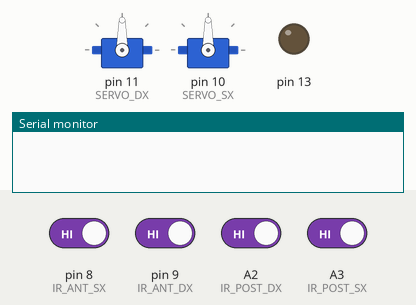
Recording of a sketch running on a simulated Arduino Uno, built with avr-gcc and run on an emulated ATmega328P. Parts: 2 × servo, output pins drawn as LEDs (lit = HIGH), the last lines printed to the serial monitor. Inputs (shaded band) come from the test bench; at power-on: A2 (IR_POST_DX), A3 (IR_POST_SX), pin 8 (IR_ANT_SX), pin 9 (IR_ANT_DX) HIGH.

Above: at 1.2 s.
1.3 s: pin 8 (IR_ANT_SX) driven LOW
At 3.0 s:
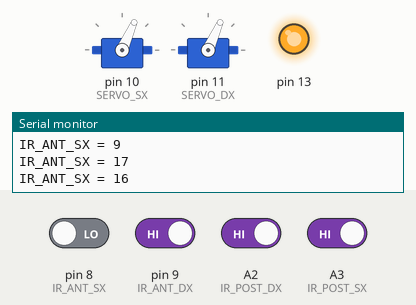
3.5 s: A2 (IR_POST_DX) driven LOW
At 4.9 s:
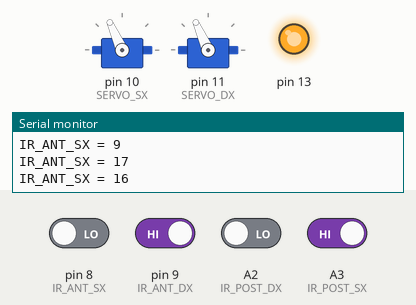
6.5 s: A3 (IR_POST_SX) driven LOW
9.5 s: A3 (IR_POST_SX) driven HIGH
At 11.8 s:
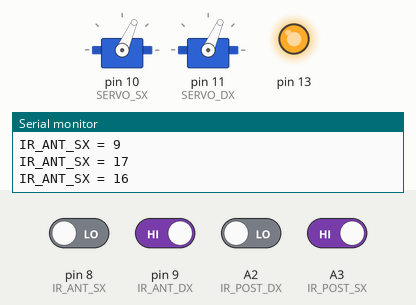
12.5 s: pin 8 (IR_ANT_SX) driven HIGH
At 13.4 s:
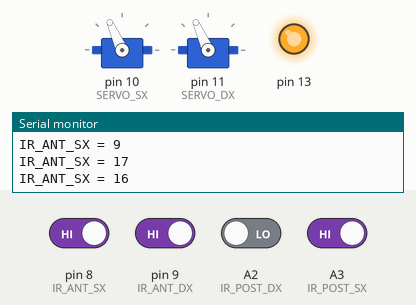
Timing chart, 0 to 15.0 s (numbered marks = the images above; inputs shaded):
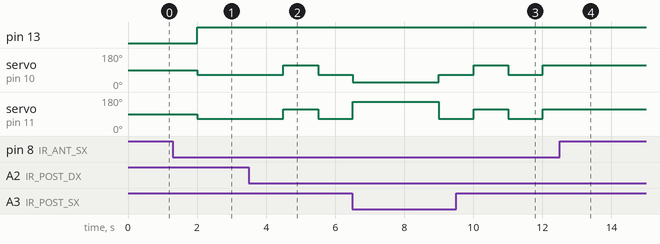

Measured:
- after the input at 1.3 s, pin 13: LOW → HIGH after 0.70 s; servo on pin 10 (SERVO_SX), servo on pin 11 (SERVO_DX): 90° → 66° after 0.70 s
- after the input at 3.5 s, servo on pin 10 (SERVO_SX), servo on pin 11 (SERVO_DX): 66° → 114° after 1.0 s, → 66° 1.0 s later
- after the input at 9.5 s, servo on pin 10 (SERVO_SX), servo on pin 11 (SERVO_DX): 66° → 114° after 0.51 s, → 66° 1.0 s later, → 114° 1.0 s later
- after the input at 12.5 s, servo on pin 10 (SERVO_SX), servo on pin 11 (SERVO_DX): stays 114° (without the input it goes to 66° after 0.51 s)

The sketch:

cluBotFW.ino
```cpp
#define SERVO_DX 11
#define SERVO_SX 10
#define IR_ANT_SX 8      // left sensor
#define IR_ANT_DX 9      // right sensor
#define IR_POST_SX A3      // left sensor 2 post
#define IR_POST_DX A2      // right sensor 2 post
#define RDR_SX A5      // left sensor 2 front
#define RDR_DX A4      // right sensor 2 front

#include <Servo.h>

Servo servoSx;
Servo servoDx;
int detection;

void setup()
{
  Serial.begin(9600);
  pinMode(13,OUTPUT);
  detection = HIGH;
  servoSx.attach(SERVO_DX);  // Set left servo to digital pin 10
  servoDx.attach(SERVO_SX);  // Set right servo to digital pin 9
  pinMode(IR_ANT_SX, INPUT);
  pinMode(IR_ANT_DX, INPUT);
  pinMode(IR_POST_SX, INPUT);
  pinMode(IR_POST_DX, INPUT);
  pinMode(RDR_SX, INPUT);
  pinMode(RDR_DX, INPUT);
}
void ferma(void)
{
  servoSx.detach();
  servoDx.detach();
}


//vel varia tra 0 e 100%
void avanti(int vel)
{
  servoDx.attach(SERVO_DX);
  servoSx.attach(SERVO_SX);
  int angolo;
  if(vel<0)
    vel=0;
  if(vel>100)
    vel=100;


  //vel = 90;
  angolo=map(vel,0, 100, 90, 170);
  servoDx.write(angolo);
  servoSx.write(180-angolo);
}


void indietro(int vel)
{
  servoDx.attach(SERVO_DX);
  servoSx.attach(SERVO_SX);
  int angolo;
  if(vel<0)
    vel=0;
   if(vel>100)
    vel=100;

    angolo=map(vel,0, 100, 90, 10);
    servoDx.write(angolo);
    servoSx.write(180-angolo);
}


void giraDx(int vel)
{
  servoDx.attach(SERVO_DX);
  servoSx.attach(SERVO_SX);

  int angolo;
  if(vel<0)
    vel=0;
   if(vel>100)
    vel=100;
   angolo=map(vel,0, 100, 90, 170);

   servoDx.write(angolo);
   servoSx.write(angolo);
}

void giraSx(int vel)
{
  servoDx.attach(SERVO_DX);
  servoSx.attach(SERVO_SX);
  int angolo;
  if(vel<0)
    vel=0;
   if(vel>100)
    vel=100;
  angolo=map(vel,0, 100, 90, 10);
    servoDx.write(angolo);
    servoSx.write(angolo);
}

void loop()
{
  if((digitalRead(IR_ANT_SX) !=detection) || (digitalRead(IR_ANT_DX) != detection)||(digitalRead(IR_POST_SX) != detection) || (digitalRead(IR_POST_DX) != detection) )
  {
    digitalWrite (13,HIGH);
    Serial.print("IR_ANT_SX = ");
    Serial.println(IR_ANT_SX);
    Serial.print("IR_ANT_SX = ");
    Serial.println(IR_ANT_DX);
    Serial.print("IR_ANT_SX = ");
    Serial.println(IR_POST_SX);
    Serial.print("IR_ANT_SX = ");
    Serial.println(IR_POST_DX);

   }
  if(digitalRead(IR_ANT_SX) && digitalRead(IR_ANT_DX != detection))     // avanti
  {
      avanti(80);
      delay(2500);
  }

  if((digitalRead(IR_ANT_SX) == detection) && (digitalRead(IR_ANT_DX)!= detection))     // gira destra
  {
       giraDx(30);
       delay(1000);
  }

  if((digitalRead(IR_ANT_SX) != detection) && (digitalRead(IR_ANT_DX) == detection))     // gira sinistra
  {
        giraSx(30);
        delay(1000);
  }

  if((digitalRead(IR_ANT_SX) == detection) && (digitalRead(IR_ANT_DX) == detection))     // ferma
  {
       ferma();
       delay(500);

  }
    if((digitalRead(IR_POST_SX) != detection) && (digitalRead(IR_POST_DX) != detection))     // avanti
  {
      avanti(80);
      delay(2500);
  }
  if((digitalRead(IR_POST_SX) != detection) && (digitalRead(IR_POST_DX) == detection))     // gira sinistra
  {
        giraSx(30);
        delay(1000);
  }
    if((digitalRead(IR_POST_SX) == detection) && (digitalRead(IR_POST_DX) != detection))     // gira destra
  {
        giraDx(30);
        delay(1000);
  }

   if((digitalRead(IR_POST_SX) == detection) && (digitalRead(IR_POST_DX) == detection))     // ferma
  {
       ferma();
       delay(500);
  }

}
```
